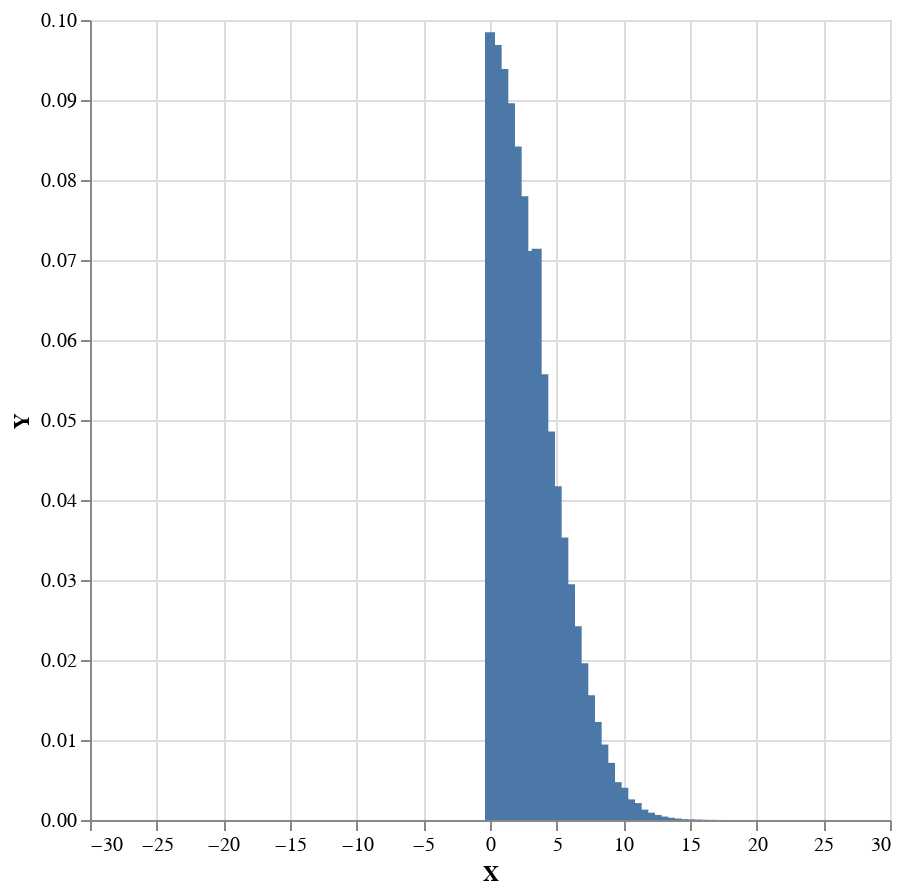

Source (notebook cell):
### Markdown cell above
Or this normal distribution restricted to the positive reals (i.e. $p(x) \propto N(x;0,4)\cdot I[x>0]$)

### Code cell
model3 :: MonadInfer m => m Double
model3 = do

    x <- normal 0 4
    condition (x > 0)
    return x

plot $ histogram 100 0.5 model3

### Figure 1 — Vega-Lite specification as saved in the notebook (floating-point values rounded to 4 significant figures)
{"$schema": "https://vega.github.io/schema/vega-lite/v4.json", "data": {"values": [{"X": -24.5, "Y": 0}, {"X": -24, "Y": 0}, {"X": -23.5, "Y": 0}, {"X": -23, "Y": 0}, {"X": -22.5, "Y": 0}, {"X": -22, "Y": 0}, {"X": -21.5, "Y": 0}, {"X": -21, "Y": 0}, {"X": -20.5, "Y": 0}, {"X": -20, "Y": 0}, {"X": -19.5, "Y": 0}, {"X": -19, "Y": 0}, {"X": -18.5, "Y": 0}, {"X": -18, "Y": 0}, {"X": -17.5, "Y": 0}, {"X": -17, "Y": 0}, {"X": -16.5, "Y": 0}, {"X": -16, "Y": 0}, {"X": -15.5, "Y": 0}, {"X": -15, "Y": 0}, {"X": -14.5, "Y": 0}, {"X": -14, "Y": 0}, {"X": -13.5, "Y": 0}, {"X": -13, "Y": 0}, {"X": -12.5, "Y": 0}, {"X": -12, "Y": 0}, {"X": -11.5, "Y": 0}, {"X": -11, "Y": 0}, {"X": -10.5, "Y": 0}, {"X": -10, "Y": 0}, {"X": -9.5, "Y": 0}, {"X": -9, "Y": 0}, {"X": -8.5, "Y": 0}, {"X": -8, "Y": 0}, {"X": -7.5, "Y": 0}, {"X": -7, "Y": 0}, {"X": -6.5, "Y": 0}, {"X": -6, "Y": 0}, {"X": -5.5, "Y": 0}, {"X": -5, "Y": 0}, {"X": -4.5, "Y": 0}, {"X": -4, "Y": 0}, {"X": -3.5, "Y": 0}, {"X": -3, "Y": 0}, {"X": -2.5, "Y": 0}, {"X": -2, "Y": 0}, {"X": -1.5, "Y": 0}, {"X": -1, "Y": 0}, {"X": -0.5, "Y": 0}, {"X": 0, "Y": 0.09848}, {"X": 0.5, "Y": 0.09689}, {"X": 1, "Y": 0.09387}, {"X": 1.5, "Y": 0.08958}, {"X": 2, "Y": 0.0842}, {"X": 2.5, "Y": 0.07796}, {"X": 3, "Y": 0.07113}, {"X": 3.5, "Y": 0.07142}, {"X": 4, "Y": 0.05573}, {"X": 4.5, "Y": 0.04857}, {"X": 5, "Y": 0.04172}, {"X": 5.5, "Y": 0.03531}, {"X": 6, "Y": 0.02946}, {"X": 6.5, "Y": 0.02421}, {"X": 7, "Y": 0.01959}, {"X": 7.5, "Y": 0.01561}, {"X": 8, "Y": 0.01223}, {"X": 8.5, "Y": 0.00943}, {"X": 9, "Y": 0.007141}, {"X": 9.5, "Y": 0.004731}, {"X": 10, "Y": 0.004029}, {"X": 10.5, "Y": 0.002576}, {"X": 11, "Y": 0.002113}, {"X": 11.5, "Y": 0.001298}, {"X": 12, "Y": 0.0009156}, {"X": 12.5, "Y": 0.0006331}, {"X": 13, "Y": 0.0004285}, {"X": 13.5, "Y": 0.0002835}, {"X": 14, "Y": 0.0001831}, {"X": 14.5, "Y": 0.0001021}, {"X": 15, "Y": 6.731e-05}, {"X": 15.5, "Y": 4.899e-05}, {"X": 16, "Y": 2.54e-05}, {"X": 16.5, "Y": 1.563e-05}, {"X": 17, "Y": 9.385e-06}, {"X": 17.5, "Y": 5.494e-06}, {"X": 18, "Y": 3.131e-06}, {"X": 18.5, "Y": 1.514e-06}, {"X": 19, "Y": 1.037e-06}, {"X": 19.5, "Y": 4.763e-07}, {"X": 20, "Y": 3.098e-07}, {"X": 20.5, "Y": 1.345e-07}, {"X": 21, "Y": 7.284e-08}, {"X": 21.5, "Y": 3.846e-08}, {"X": 22, "Y": 1.978e-08}, {"X": 22.5, "Y": 9.895e-09}, {"X": 23, "Y": 4.811e-09}, {"X": 23.5, "Y": 2.27e-09}, {"X": 24, "Y": 8.919e-10}, {"X": 24.5, "Y": 5.43e-10}, {"X": 25, "Y": 2.02e-10}]}, "encoding": {"x": {"field": "X", "type": "quantitative"}, "y": {"field": "Y", "type": "quantitative"}}, "height": 400, "mark": "bar", "width": 400}
